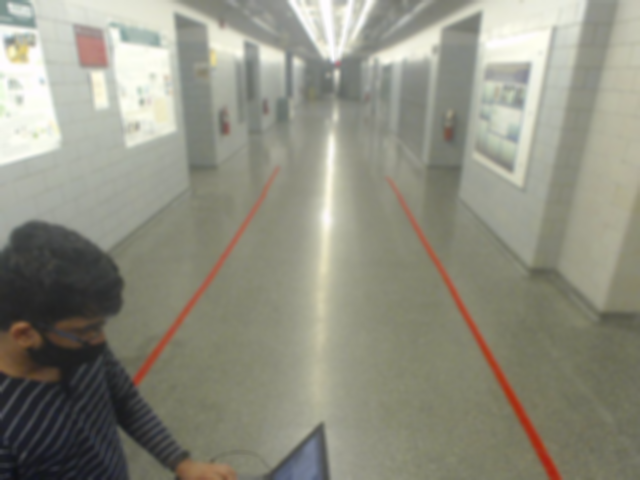
#> input picture src/lane_follower/Scripts/saves/391_igvcw.png, 640 x 480 px
$ python pipeline_test.py   (older library calls are emulated)
#> lines starting #> are read from the running program, lines starting #| are printed output that depends on the picture; after the words box and inside, x2 and y2 are one past the last pixel; in counts of white or black regions, pixels touching at a corner belong together
### src/lane_follower/Scripts/combined_thresh.py
#!/usr/bin/env python3
import numpy as np
import cv2
import matplotlib.pyplot as plt
import matplotlib.image as mpimg
import pickle
import os


def abs_sobel_thresh(img, orient='x', thresh_min=10, thresh_max=100):

	#Takes an image, gradient orientation, and threshold min/max values

	# Convert to grayscale
	gray = cv2.cvtColor(img, cv2.COLOR_RGB2GRAY)
	# Apply x or y gradient with the OpenCV Sobel() function
	# and take the absolute value
	if orient == 'x':
		abs_sobel = np.absolute(cv2.Sobel(gray, cv2.CV_64F, 1, 0))
	if orient == 'y':
		abs_sobel = np.absolute(cv2.Sobel(gray, cv2.CV_64F, 0, 1))
	# Rescale back to 8 bit integer
	scaled_sobel = np.uint8(255*abs_sobel/np.max(abs_sobel))
	# Create a copy and apply the threshold
	binary_output = np.zeros_like(scaled_sobel)
	# Here I'm using inclusive (>=, <=) thresholds, but exclusive is ok too
	binary_output[(scaled_sobel >= thresh_min) & (scaled_sobel <= thresh_max)] = 1

	# Return the result
	return binary_output

def mag_thresh(img, sobel_kernel=3, mag_thresh=(30, 100)):

	#Return the magnitude of the gradient
	#for a given sobel kernel size and threshold values

	# Convert to grayscale
	gray = cv2.cvtColor(img, cv2.COLOR_RGB2GRAY)
	# Take both Sobel x and y gradients
	sobelx = cv2.Sobel(gray, cv2.CV_64F, 1, 0, ksize=sobel_kernel)
	sobely = cv2.Sobel(gray, cv2.CV_64F, 0, 1, ksize=sobel_kernel)
	# Calculate the gradient magnitude
	gradmag = np.sqrt(sobelx**2 + sobely**2)
	# Rescale to 8 bit
	scale_factor = np.max(gradmag)/255
	gradmag = (gradmag/scale_factor).astype(np.uint8)
	# Create a binary image of ones where threshold is met, zeros otherwise
	binary_output = np.zeros_like(gradmag)
	binary_output[(gradmag >= mag_thresh[0]) & (gradmag <= mag_thresh[1])] = 1

	# Return the binary image
	return binary_output


def dir_threshold(img, sobel_kernel=3, thresh=(0,np.pi)):

	#Return the direction of the gradient
	#for a given sobel kernel size and threshold values

	# Convert to grayscale
	gray = cv2.cvtColor(img, cv2.COLOR_RGB2GRAY)
	# Calculate the x and y gradients
	sobelx = cv2.Sobel(gray, cv2.CV_64F, 1, 0, ksize=sobel_kernel)
	sobely = cv2.Sobel(gray, cv2.CV_64F, 0, 1, ksize=sobel_kernel)
	# Take the absolute value of the gradient direction,
	# apply a threshold, and create a binary image result
	#absgraddir = np.arctan2(np.absolute(sobely), np.absolute(sobelx))
	absgraddir = np.arctan2((sobely),(sobelx))
	#print(absgraddir)
	binary_output =  np.zeros_like(absgraddir)
	binary_output[(absgraddir >= -0.8) & (absgraddir <= 0.8)] = 1
	#ret, binary_output = cv2.threshold(absgraddir, -0.8, 0.8, cv2.THRESH_BINARY)
	#binary_output = binary_output.astype(np.uint8)
	# Return the binary image
	return binary_output


# [20 lines left out: functions hls_thresh, hls_thresh2, not called in this run]

def hls_thresh_red(img):
	hls = cv2.cvtColor(img, cv2.COLOR_RGB2HLS)
	# H (OpenCV: [0 ... 180])
	# L (OpenCV: [0 ... 255])
	# S (OpenCV: [0 ... 255])
	red_lower = np.array([np.round(  0 / 2), np.round(0.3 * 255), np.round(0.2* 255)])
	red_upper = np.array([np.round(25 / 2), np.round(0.5 * 255), np.round(0.9 * 255)])
	red_mask = cv2.inRange(hls, red_lower, red_upper)

	return red_mask

# [12 lines of commented-out code are left out]

def combined_thresh(img):  #For red guages.
	abs_bin = abs_sobel_thresh(img, orient='x', thresh_min=50, thresh_max=255)
	mag_bin = mag_thresh(img, sobel_kernel=3, mag_thresh=(50, 255))
	dir_bin = dir_threshold(img, sobel_kernel=15, thresh=(0.7, 1.3))
	hls_bin = hls_thresh_red(img)
	kernel = np.ones((5,5),np.uint8)
	combined = cv2.dilate(hls_bin , kernel, iterations=1)
	combined[combined > 0] = 1
	# combined = cv2.bitwise_and(hls_bin,hls_bin, mask = hls_bin)
	return combined, abs_bin, mag_bin, dir_bin, hls_bin # DEBUG datatype

# [49 lines that do not run on import are left out]

	# [27 lines of commented-out code are left out]

### src/lane_follower/Scripts/perspective_transform.py
#!/usr/bin/env python3
import numpy as np
import cv2
import matplotlib.pyplot as plt
import matplotlib.image as mpimg
import pickle
from combined_thresh import combined_thresh
from combined_thresh_canny import combined_thresh_canny

import os


def perspective_transform(img):
	"""
	Execute perspective transform
	"""

	img_size = (img.shape[1], img.shape[0])
	# src = np.float32(
	# 	[[115, 171], #60 -- Works for wide lane
	# 	 [525, 177],
	# 	 [0, 315], #20
	# 	 [640, 315]])
	src = np.float32(
		[[190, 210], #60 -- First time with ribbons Sep 8
		 [620-190, 210],
		 [0, 480], #20
		 [620, 480]])

	dst = np.float32(
		 [[0, 0],
		 [img.shape[1], 0],
		 [0, img.shape[0]],
		 [img.shape[1], img.shape[0]]])

	m = cv2.getPerspectiveTransform(src, dst)
	m_inv = cv2.getPerspectiveTransform(dst, src)

	warped = cv2.warpPerspective(img, m, img_size, flags=cv2.INTER_LINEAR)
	unwarped = cv2.warpPerspective(warped, m_inv, (warped.shape[1], warped.shape[0]), flags=cv2.INTER_LINEAR)  # DEBUG

	return warped, unwarped, m, m_inv


# [30 lines that do not run on import are left out]

### src/lane_follower/Scripts/line_fit.py
import numpy as np
import cv2
import matplotlib.pyplot as plt
import matplotlib.image as mpimg
import pickle
from combined_thresh import combined_thresh
from perspective_transform import perspective_transform

xRes = 1024
yRes = 768

def line_fit(binary_warped, viz=None):
	"""
	Find and fit lane lines
	"""
	# Assuming you have created a warped binary image called "binary_warped"
	# Take a histogram of the bottom half of the image
	histogram = np.sum(binary_warped[binary_warped.shape[0]//2:, :], axis=0)
	#histogram = np.sum(binary_warped, axis=0)
	# Create an output image to draw on and visualize the result
	out_img = (np.dstack((binary_warped, binary_warped, binary_warped))*255).astype('uint8')
	# Find the peak of the left and right halves of the histogram
	# These will be the starting point for the left and right lines
	midpoint = np.int(histogram.shape[0]/2)
	leftx_base = np.argmax(histogram[20:midpoint]) + 20
	rightx_base = np.argmax(histogram[midpoint:]) + midpoint

	# Choose the number of sliding windows
	nwindows = 9
	# Set height of windows
	window_height = np.int(binary_warped.shape[0]/nwindows)
	# Identify the x and y positions of all nonzero pixels in the image
	nonzero = binary_warped.nonzero()
	nonzeroy = np.array(nonzero[0])
	nonzerox = np.array(nonzero[1])
	# Current positions to be updated for each window
	leftx_current = leftx_base
	rightx_current = rightx_base
	# Set the width of the windows +/- margin
	margin = 100
	# Set minimum number of pixels found to recenter window
	minpix = 50
	# Create empty lists to receive left and right lane pixel indices
	left_lane_inds = []
	right_lane_inds = []

	# Step through the windows one by one
	for window in range(nwindows):
		# Identify window boundaries/corners in x and y (and right and left)
		win_y_low = binary_warped.shape[0] - (window+1)*window_height
		win_y_high = binary_warped.shape[0] - window*window_height
		win_xleft_low = leftx_current - margin
		win_xleft_high = leftx_current + margin
		win_xright_low = rightx_current - margin
		win_xright_high = rightx_current + margin
		# Draw the windows on the visualization image
		cv2.rectangle(out_img,(win_xleft_low,win_y_low),(win_xleft_high,win_y_high),(0,255,0), 2)
		cv2.rectangle(out_img,(win_xright_low,win_y_low),(win_xright_high,win_y_high),(0,255,0), 2)
		# Identify the nonzero pixels in x and y within the window
		good_left_inds = ((nonzeroy >= win_y_low) & (nonzeroy < win_y_high) & (nonzerox >= win_xleft_low) & (nonzerox < win_xleft_high)).nonzero()[0]
		good_right_inds = ((nonzeroy >= win_y_low) & (nonzeroy < win_y_high) & (nonzerox >= win_xright_low) & (nonzerox < win_xright_high)).nonzero()[0]
		# Append these indices to the lists
		left_lane_inds.append(good_left_inds)
		right_lane_inds.append(good_right_inds)
		# If you found > minpix pixels, recenter next window on their mean position
		if len(good_left_inds) > minpix:
			leftx_current = np.int(np.mean(nonzerox[good_left_inds]))
		if len(good_right_inds) > minpix:
			rightx_current = np.int(np.mean(nonzerox[good_right_inds]))

	# Concatenate the arrays of indices
	left_lane_inds = np.concatenate(left_lane_inds)
	right_lane_inds = np.concatenate(right_lane_inds)

	# Extract left and right line pixel positions
	leftx = nonzerox[left_lane_inds]
	lefty = nonzeroy[left_lane_inds]
	rightx = nonzerox[right_lane_inds]
	righty = nonzeroy[right_lane_inds]

	# Fit a second order polynomial to each
	left_fit = np.polyfit(lefty, leftx, 2)
	right_fit = np.polyfit(righty, rightx, 2)
	if viz==1:
		plt.imshow(out_img)
		plt.figure()
		plt.plot(histogram)
		plt.figure()

	# Return a dict of relevant variables
	ret = {}
	ret['left_fit'] = left_fit
	ret['right_fit'] = right_fit
	ret['nonzerox'] = nonzerox
	ret['nonzeroy'] = nonzeroy
	ret['out_img'] = out_img
	ret['left_lane_inds'] = left_lane_inds
	ret['right_lane_inds'] = right_lane_inds

	return ret


# [75 lines left out: functions tune_fit, viz1, not called in this run]


def viz2(binary_warped, ret, save_file=None):
	"""
	Visualize the predicted lane lines with margin, on binary warped image
	save_file is a string representing where to save the image (if None, then just display)
	"""
	# Grab variables from ret dictionary
	left_fit = ret['left_fit']
	right_fit = ret['right_fit']
	nonzerox = ret['nonzerox']
	nonzeroy = ret['nonzeroy']
	left_lane_inds = ret['left_lane_inds']
	right_lane_inds = ret['right_lane_inds']

	# Create an image to draw on and an image to show the selection window
	out_img = (np.dstack((binary_warped, binary_warped, binary_warped))*255).astype('uint8')
	window_img = np.zeros_like(out_img)
	# Color in left and right line pixels
	out_img[nonzeroy[left_lane_inds], nonzerox[left_lane_inds]] = [255, 0, 0]
	out_img[nonzeroy[right_lane_inds], nonzerox[right_lane_inds]] = [0, 0, 255]

	# Generate x and y values for plotting
	ploty = np.linspace(0, binary_warped.shape[0]-1, binary_warped.shape[0])
	left_fitx = left_fit[0]*ploty**2 + left_fit[1]*ploty + left_fit[2]
	right_fitx = right_fit[0]*ploty**2 + right_fit[1]*ploty + right_fit[2]

	# Generate a polygon to illustrate the search window area
	# And recast the x and y points into usable format for cv2.fillPoly()
	margin = 100  # NOTE: Keep this in sync with *_fit()
	left_line_window1 = np.array([np.transpose(np.vstack([left_fitx-margin, ploty]))])
	left_line_window2 = np.array([np.flipud(np.transpose(np.vstack([left_fitx+margin, ploty])))])
	left_line_pts = np.hstack((left_line_window1, left_line_window2))
	right_line_window1 = np.array([np.transpose(np.vstack([right_fitx-margin, ploty]))])
	right_line_window2 = np.array([np.flipud(np.transpose(np.vstack([right_fitx+margin, ploty])))])
	right_line_pts = np.hstack((right_line_window1, right_line_window2))

	# Draw the lane onto the warped blank image
	cv2.fillPoly(window_img, np.int_([left_line_pts]), (0,255, 0))
	cv2.fillPoly(window_img, np.int_([right_line_pts]), (0,255, 0))
	result = cv2.addWeighted(out_img, 1, window_img, 0.3, 0)
	plt.imshow(result)
	plt.plot(left_fitx, ploty, color='yellow')
	plt.plot(right_fitx, ploty, color='yellow')
	plt.xlim(0, xRes)
	plt.ylim(yRes, 0)
	if save_file is None:
		plt.show()
	else:
		#plt.savefig(save_file)
		pass
	plt.gcf().clear()

	return result


def calc_curve(left_lane_inds, right_lane_inds, nonzerox, nonzeroy):
	"""
	Calculate radius of curvature in meters
	"""
	y_eval = yRes-1  # 720p video/image, so last (lowest on screen) y index is 719

	# Define conversions in x and y from pixels space to meters
	xm_per_pix = 3.7/680
	ym_per_pix = 3.08/440

	# Extract left and right line pixel positions
	leftx = nonzerox[left_lane_inds]
	lefty = nonzeroy[left_lane_inds]
	rightx = nonzerox[right_lane_inds]
	righty = nonzeroy[right_lane_inds]

	# Fit new polynomials to x,y in world space
	left_fit_cr = np.polyfit(lefty*ym_per_pix, leftx*xm_per_pix, 2)
	right_fit_cr = np.polyfit(righty*ym_per_pix, rightx*xm_per_pix, 2)
	# Calculate the new radii of curvature
	left_curverad = ((1 + (2*left_fit_cr[0]*y_eval*ym_per_pix + left_fit_cr[1])**2)**1.5) / np.absolute(2*left_fit_cr[0])
	right_curverad = ((1 + (2*right_fit_cr[0]*y_eval*ym_per_pix + right_fit_cr[1])**2)**1.5) / np.absolute(2*right_fit_cr[0])
	# Now our radius of curvature is in meters

	return left_curverad, right_curverad


# [15 lines left out: function calc_vehicle_offset, not called in this run]


def final_viz(undist, left_fit, right_fit, m_inv, left_curve, right_curve, vehicle_offset):
	"""
	Final lane line prediction visualized and overlayed on top of original image
	"""
	# Generate x and y values for plotting
	ploty = np.linspace(0, undist.shape[0]-1, undist.shape[0])
	left_fitx = left_fit[0]*ploty**2 + left_fit[1]*ploty + left_fit[2]
	right_fitx = right_fit[0]*ploty**2 + right_fit[1]*ploty + right_fit[2]
	# Create an image to draw the lines on
	#warp_zero = np.zeros_like(warped).astype(np.uint8)
	#color_warp = np.dstack((warp_zero, warp_zero, warp_zero))
	color_warp = np.zeros((yRes, xRes, 3), dtype='uint8')  # NOTE: Hard-coded image dimensions

	# Recast the x and y points into usable format for cv2.fillPoly()
	pts_left = np.array([np.transpose(np.vstack([left_fitx, ploty]))])
	pts_right = np.array([np.flipud(np.transpose(np.vstack([right_fitx, ploty])))])
	pts = np.hstack((pts_left, pts_right))

	# Draw the lane onto the warped blank image
	cv2.fillPoly(color_warp, np.int_([pts]), (0,255, 0))
	# Warp the blank back to original image space using inverse perspective matrix (Minv)
	newwarp = cv2.warpPerspective(color_warp, m_inv, (undist.shape[1], undist.shape[0]))
	#print(newwarp.shape)
	#print(undist.dtype)
	#print(newwarp.dtype)
	# Combine the result with the original image
	result = cv2.addWeighted(undist, 1, newwarp, 0.3, 0)

	# Annotate lane curvature values and vehicle offset from center
	avg_curve = (left_curve + right_curve)/2
	label_str = 'Radius of curvature: %.3f m' % avg_curve
	result = cv2.putText(result, label_str, (30,40), 0, 0.7, (0,0,0), 2, cv2.LINE_AA)

	label_str = 'Vehicle offset from lane center: %.3f m' % vehicle_offset
	result = cv2.putText(result, label_str, (30,70), 0, 0.7, (0,0,0), 2, cv2.LINE_AA)

	label_str = 'Right lane radius:' + format(right_curve, ".2f") + 'm Left:' + format(left_curve, ".2f")
	#result = cv2.putText(result, label_str, (30, 100), 0, 1, (0, 0, 0), fontFace=cv2.FONT_HERSHEY_SIMPLEX, fontScale=1, thickness=1)
	result = cv2.putText(result, label_str, (30, 100), cv2.FONT_HERSHEY_SIMPLEX, 0.7, (0, 0, 0), 2, cv2.LINE_AA)


	return result

### src/lane_follower/Scripts/pipeline_test.py
#!/usr/bin/env python3
from cv2 import cv2
import matplotlib.pyplot as plt
import matplotlib.image as mpimg
import pickle
import os
from combined_thresh import combined_thresh
from combined_thresh_canny import combined_thresh_canny
from perspective_transform import perspective_transform
from line_fit import line_fit, viz2, calc_curve, final_viz
import numpy as np
import os

with open(os.path.dirname(os.path.abspath(__file__))+'/calibrate_camera.p', 'rb') as f:
#> (reads src/lane_follower/Scripts/calibrate_camera.p from the repository)
	save_dict = pickle.load(f)
mtx = save_dict['mtx']
dist = save_dict['dist']

#image_files = os.listdir(os.path.dirname(os.path.abspath(__file__))+"/saves/" )
#image_files=['2019-12-19-153614.jpg']
image_files=['391_igvcw.png']
for image_file in image_files:
	out_image_file = image_file.split('.')[0] + '.png'  # write to png format
	image_file=(os.path.dirname(os.path.abspath(__file__))+'/saves/' + image_file)

	img = mpimg.imread(image_file)
#> img is the input picture: shape (480, 640, 3) float32; mean R, G, B 0.562, 0.561, 0.506
	if img.dtype == 'float32':
		img = np.array(img)*255
		img = np.uint8(img)
	img = cv2.blur(img, (5,5))
	#img = cv2.undistort(img, mtx, dist, None, mtx)
	img2, abs_bin, mag_bin, dir_bin, hls_bin= combined_thresh(img)
#> in combined_thresh, `abs_bin = abs_sobel_thresh(img, orient='x', thresh_min=50, thresh_max=..`:
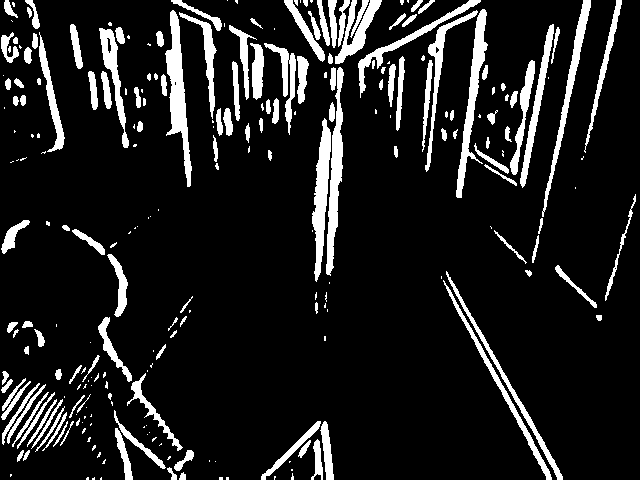
#> abs_bin: shape (480, 640); values 0 (black) and 1 (white), 12% white; 255 white regions (111 under 20 px), largest, box (x1, y1, x2, y2) and area: (165, 10, 192, 187) 1895, (456, 9, 488, 198) 1623, (326, 67, 344, 276) 1619
#> in mag_thresh, `sobelx = cv2.Sobel(gray, cv2.CV_64F, 1, 0, ksize=sobel_kernel)`:
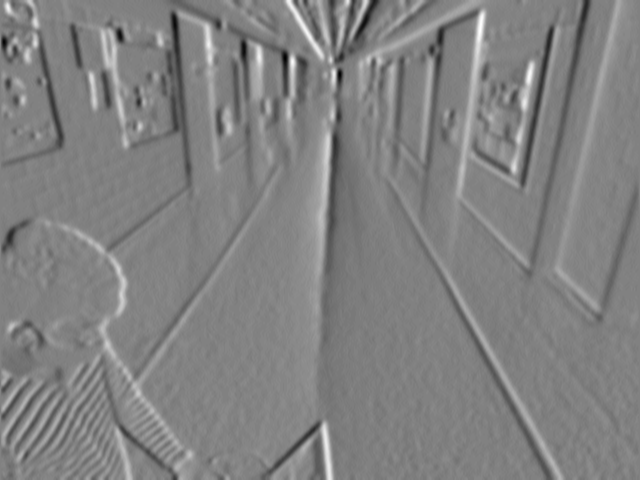
#> sobelx: shape (480, 640) float64; min -135, max 131, mean 0.1; drawn with min black and max white
#> in mag_thresh, `sobely = cv2.Sobel(gray, cv2.CV_64F, 0, 1, ksize=sobel_kernel)`:
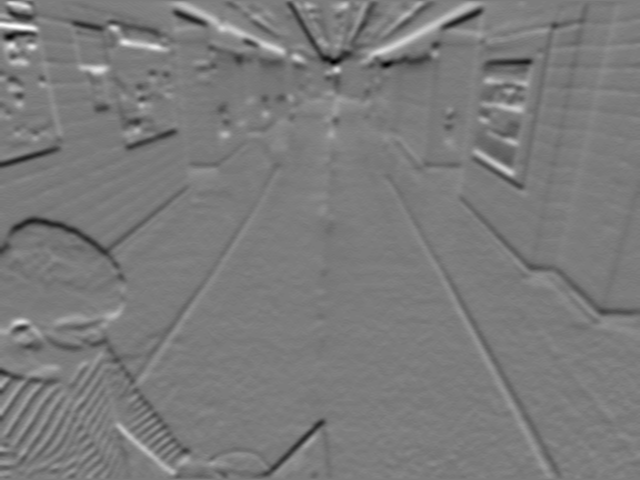
#> sobely: shape (480, 640) float64; min -133, max 139, mean -1.5; drawn with min black and max white
#> in mag_thresh, `gradmag = np.sqrt(sobelx**2 + sobely**2)`:
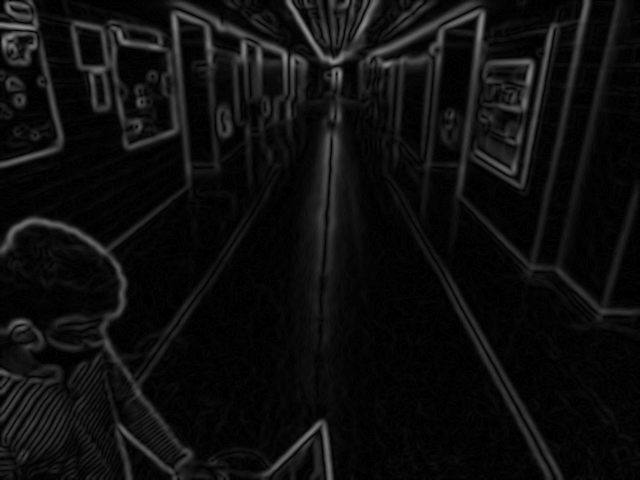
#> gradmag: shape (480, 640) float64; min 0, max 140.6, mean 14.6
#> in mag_thresh, `scale_factor = np.max(gradmag)/255`: scale_factor = 0.551
#> in dir_threshold, `absgraddir = np.arctan2((sobely),(sobelx))`:
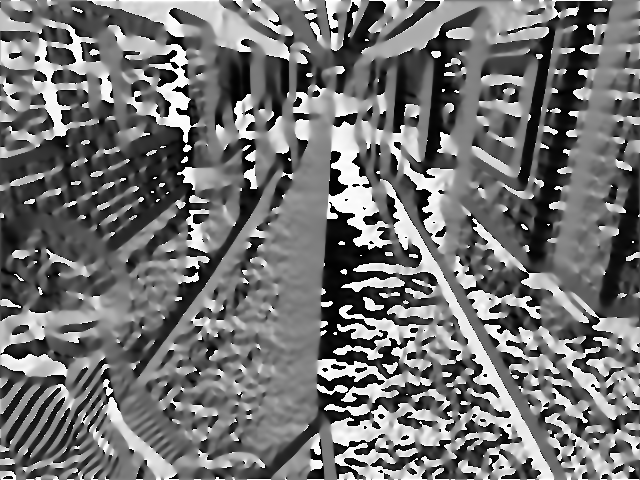
#> absgraddir: shape (480, 640) float64; min -3.14, max 3.14, mean -0.3; drawn with min black and max white
#> in combined_thresh, `dir_bin = dir_threshold(img, sobel_kernel=15, thresh=(0.7, 1.3))`:
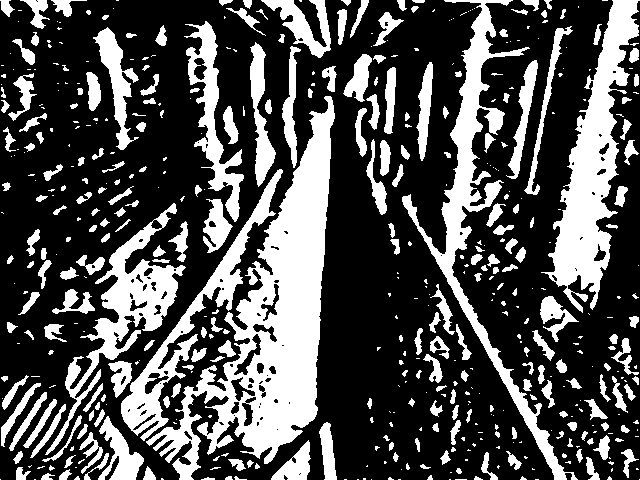
#> dir_bin: shape (480, 640) float64; values 0 (black) and 1 (white), 31.4% white; 515 white regions (266 under 20 px), largest, box (x1, y1, x2, y2) and area: (146, 96, 335, 480) 22349, (541, 0, 640, 313) 10786, (402, 0, 578, 480) 9273
#> in combined_thresh, `combined = cv2.dilate(hls_bin , kernel, iterations=1)`:
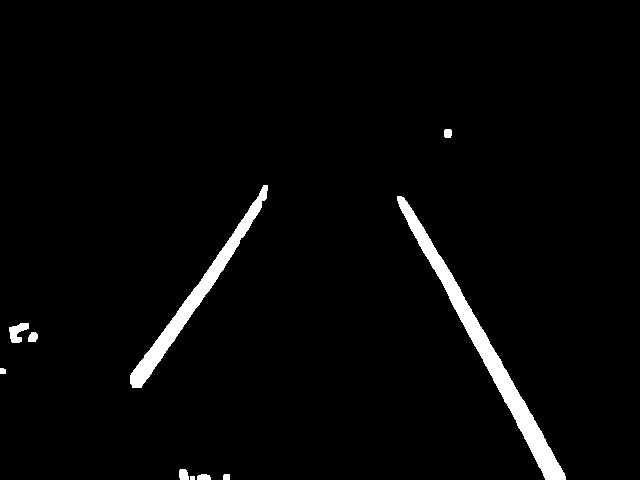
#> combined: shape (480, 640); 2.8% white; 10 white regions, largest, box (x1, y1, x2, y2) and area: (397, 196, 566, 480) 4827, (130, 185, 268, 388) 3067, (9, 323, 29, 343) 236
	#img, _, img2 = combined_thresh_canny(img)
	img3, binary_unwarped, m, m_inv = perspective_transform(img2)
#> (the rest of the program and of its run is left out)
